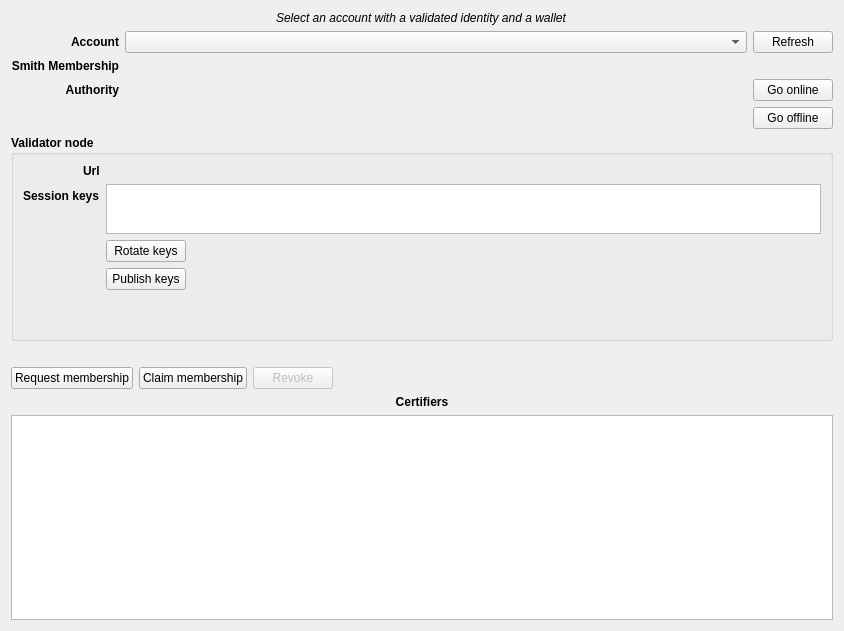
<?xml version="1.0" encoding="UTF-8"?>
<ui version="4.0">
 <class>SmithWidget</class>
 <widget class="QWidget" name="SmithWidget">
  <property name="geometry">
   <rect>
    <x>0</x>
    <y>0</y>
    <width>844</width>
    <height>631</height>
   </rect>
  </property>
  <property name="sizePolicy">
   <sizepolicy hsizetype="Preferred" vsizetype="Preferred">
    <horstretch>0</horstretch>
    <verstretch>0</verstretch>
   </sizepolicy>
  </property>
  <property name="windowTitle">
   <string>Smith</string>
  </property>
  <layout class="QVBoxLayout" name="verticalLayout_2">
   <item alignment="Qt::AlignHCenter">
    <widget class="QLabel" name="label">
     <property name="font">
      <font>
       <italic>true</italic>
      </font>
     </property>
     <property name="text">
      <string>Select an account with a validated identity and a wallet</string>
     </property>
    </widget>
   </item>
   <item>
    <layout class="QGridLayout" name="gridLayout">
     <item row="2" column="2">
      <widget class="QPushButton" name="goOnlineButton">
       <property name="sizePolicy">
        <sizepolicy hsizetype="Fixed" vsizetype="Fixed">
         <horstretch>0</horstretch>
         <verstretch>0</verstretch>
        </sizepolicy>
       </property>
       <property name="text">
        <string>Go online</string>
       </property>
      </widget>
     </item>
     <item row="2" column="1">
      <widget class="QLabel" name="authorityValueLabel">
       <property name="text">
        <string/>
       </property>
      </widget>
     </item>
     <item row="0" column="1">
      <widget class="QComboBox" name="accountComboBox">
       <property name="sizePolicy">
        <sizepolicy hsizetype="Expanding" vsizetype="Fixed">
         <horstretch>0</horstretch>
         <verstretch>0</verstretch>
        </sizepolicy>
       </property>
       <property name="toolTip">
        <string/>
       </property>
       <property name="editable">
        <bool>false</bool>
       </property>
       <property name="minimumContentsLength">
        <number>0</number>
       </property>
      </widget>
     </item>
     <item row="0" column="0">
      <widget class="QLabel" name="accountLabel">
       <property name="font">
        <font>
         <weight>75</weight>
         <bold>true</bold>
        </font>
       </property>
       <property name="text">
        <string>Account</string>
       </property>
       <property name="alignment">
        <set>Qt::AlignRight|Qt::AlignTrailing|Qt::AlignVCenter</set>
       </property>
      </widget>
     </item>
     <item row="1" column="0">
      <widget class="QLabel" name="membershipLabel">
       <property name="font">
        <font>
         <weight>75</weight>
         <bold>true</bold>
        </font>
       </property>
       <property name="text">
        <string>Smith Membership</string>
       </property>
       <property name="alignment">
        <set>Qt::AlignRight|Qt::AlignTrailing|Qt::AlignVCenter</set>
       </property>
      </widget>
     </item>
     <item row="1" column="1">
      <widget class="QLabel" name="membershipValueLabel">
       <property name="text">
        <string/>
       </property>
      </widget>
     </item>
     <item row="0" column="2">
      <widget class="QPushButton" name="refreshSmithButton">
       <property name="toolTip">
        <string>Refresh nodes from network</string>
       </property>
       <property name="text">
        <string>Refresh</string>
       </property>
       <property name="icon">
        <iconset resource="../../icons/tikka.slots.pyqt.resources.icons.index.qrc">
         <normaloff>:/icons/refresh_icon</normaloff>:/icons/refresh_icon</iconset>
       </property>
      </widget>
     </item>
     <item row="2" column="0">
      <widget class="QLabel" name="authorityLabel">
       <property name="font">
        <font>
         <weight>75</weight>
         <bold>true</bold>
        </font>
       </property>
       <property name="text">
        <string>Authority</string>
       </property>
       <property name="alignment">
        <set>Qt::AlignRight|Qt::AlignTrailing|Qt::AlignVCenter</set>
       </property>
      </widget>
     </item>
     <item row="3" column="2">
      <widget class="QPushButton" name="goOfflineButton">
       <property name="sizePolicy">
        <sizepolicy hsizetype="Fixed" vsizetype="Fixed">
         <horstretch>0</horstretch>
         <verstretch>0</verstretch>
        </sizepolicy>
       </property>
       <property name="text">
        <string>Go offline</string>
       </property>
      </widget>
     </item>
    </layout>
   </item>
   <item>
    <widget class="QGroupBox" name="validatorNodeGroupBox">
     <property name="sizePolicy">
      <sizepolicy hsizetype="Expanding" vsizetype="Expanding">
       <horstretch>0</horstretch>
       <verstretch>0</verstretch>
      </sizepolicy>
     </property>
     <property name="font">
      <font>
       <weight>75</weight>
       <bold>true</bold>
      </font>
     </property>
     <property name="autoFillBackground">
      <bool>false</bool>
     </property>
     <property name="title">
      <string>Validator node</string>
     </property>
     <layout class="QFormLayout" name="formLayout">
      <property name="labelAlignment">
       <set>Qt::AlignRight|Qt::AlignTrailing|Qt::AlignVCenter</set>
      </property>
      <item row="0" column="0">
       <widget class="QLabel" name="urlLabel">
        <property name="font">
         <font>
          <weight>75</weight>
          <bold>true</bold>
         </font>
        </property>
        <property name="text">
         <string>Url</string>
        </property>
       </widget>
      </item>
      <item row="1" column="0">
       <widget class="QLabel" name="sessionKeysLabel">
        <property name="font">
         <font>
          <weight>75</weight>
          <bold>true</bold>
         </font>
        </property>
        <property name="text">
         <string>Session keys</string>
        </property>
       </widget>
      </item>
      <item row="0" column="1">
       <widget class="QLabel" name="urlValueLabel">
        <property name="text">
         <string/>
        </property>
       </widget>
      </item>
      <item row="2" column="1">
       <widget class="QPushButton" name="rotateKeysButton">
        <property name="sizePolicy">
         <sizepolicy hsizetype="Fixed" vsizetype="Fixed">
          <horstretch>0</horstretch>
          <verstretch>0</verstretch>
         </sizepolicy>
        </property>
        <property name="font">
         <font>
          <weight>50</weight>
          <bold>false</bold>
         </font>
        </property>
        <property name="text">
         <string>Rotate keys</string>
        </property>
       </widget>
      </item>
      <item row="3" column="1">
       <widget class="QPushButton" name="publishKeysButton">
        <property name="sizePolicy">
         <sizepolicy hsizetype="Fixed" vsizetype="Fixed">
          <horstretch>0</horstretch>
          <verstretch>0</verstretch>
         </sizepolicy>
        </property>
        <property name="font">
         <font>
          <weight>50</weight>
          <bold>false</bold>
         </font>
        </property>
        <property name="text">
         <string>Publish keys</string>
        </property>
       </widget>
      </item>
      <item row="1" column="1">
       <widget class="QTextBrowser" name="sessionKeysTextBrowser">
        <property name="sizePolicy">
         <sizepolicy hsizetype="Expanding" vsizetype="Fixed">
          <horstretch>0</horstretch>
          <verstretch>0</verstretch>
         </sizepolicy>
        </property>
        <property name="maximumSize">
         <size>
          <width>16777215</width>
          <height>50</height>
         </size>
        </property>
        <property name="font">
         <font>
          <weight>50</weight>
          <bold>false</bold>
         </font>
        </property>
       </widget>
      </item>
     </layout>
    </widget>
   </item>
   <item>
    <widget class="QLabel" name="errorLabel">
     <property name="styleSheet">
      <string notr="true">color: red;</string>
     </property>
     <property name="text">
      <string/>
     </property>
     <property name="alignment">
      <set>Qt::AlignCenter</set>
     </property>
    </widget>
   </item>
   <item>
    <layout class="QHBoxLayout" name="horizontalLayout_2">
     <item>
      <widget class="QPushButton" name="requestMembershipButton">
       <property name="sizePolicy">
        <sizepolicy hsizetype="Fixed" vsizetype="Fixed">
         <horstretch>0</horstretch>
         <verstretch>0</verstretch>
        </sizepolicy>
       </property>
       <property name="text">
        <string>Request membership</string>
       </property>
      </widget>
     </item>
     <item>
      <widget class="QPushButton" name="claimMembershipButton">
       <property name="sizePolicy">
        <sizepolicy hsizetype="Fixed" vsizetype="Fixed">
         <horstretch>0</horstretch>
         <verstretch>0</verstretch>
        </sizepolicy>
       </property>
       <property name="text">
        <string>Claim membership</string>
       </property>
      </widget>
     </item>
     <item>
      <widget class="QPushButton" name="revokeSmithMembershipButton">
       <property name="enabled">
        <bool>false</bool>
       </property>
       <property name="text">
        <string>Revoke</string>
       </property>
      </widget>
     </item>
     <item>
      <widget class="QLabel" name="loaderIconLabel">
       <property name="sizePolicy">
        <sizepolicy hsizetype="Preferred" vsizetype="Preferred">
         <horstretch>0</horstretch>
         <verstretch>0</verstretch>
        </sizepolicy>
       </property>
       <property name="maximumSize">
        <size>
         <width>16</width>
         <height>16</height>
        </size>
       </property>
       <property name="baseSize">
        <size>
         <width>16</width>
         <height>16</height>
        </size>
       </property>
       <property name="text">
        <string/>
       </property>
       <property name="pixmap">
        <pixmap resource="../../icons/tikka.slots.pyqt.resources.icons.index.qrc">:/icons/loader</pixmap>
       </property>
       <property name="scaledContents">
        <bool>true</bool>
       </property>
      </widget>
     </item>
     <item>
      <spacer name="horizontalSpacer">
       <property name="orientation">
        <enum>Qt::Horizontal</enum>
       </property>
       <property name="sizeHint" stdset="0">
        <size>
         <width>40</width>
         <height>20</height>
        </size>
       </property>
      </spacer>
     </item>
    </layout>
   </item>
   <item>
    <layout class="QHBoxLayout" name="horizontalLayout_20">
     <item>
      <widget class="QLabel" name="certifiersLabel">
       <property name="font">
        <font>
         <weight>75</weight>
         <bold>true</bold>
        </font>
       </property>
       <property name="text">
        <string>Certifiers</string>
       </property>
       <property name="alignment">
        <set>Qt::AlignCenter</set>
       </property>
      </widget>
     </item>
    </layout>
   </item>
   <item>
    <widget class="QTableWidget" name="certifiersTableWidget">
     <property name="font">
      <font>
       <weight>50</weight>
       <bold>false</bold>
      </font>
     </property>
     <property name="editTriggers">
      <set>QAbstractItemView::NoEditTriggers</set>
     </property>
     <property name="sortingEnabled">
      <bool>true</bool>
     </property>
     <property name="columnCount">
      <number>0</number>
     </property>
     <attribute name="horizontalHeaderStretchLastSection">
      <bool>true</bool>
     </attribute>
     <attribute name="verticalHeaderVisible">
      <bool>false</bool>
     </attribute>
    </widget>
   </item>
  </layout>
 </widget>
 <tabstops>
  <tabstop>accountComboBox</tabstop>
  <tabstop>refreshSmithButton</tabstop>
  <tabstop>rotateKeysButton</tabstop>
  <tabstop>requestMembershipButton</tabstop>
  <tabstop>claimMembershipButton</tabstop>
  <tabstop>publishKeysButton</tabstop>
  <tabstop>certifiersTableWidget</tabstop>
  <tabstop>sessionKeysTextBrowser</tabstop>
 </tabstops>
 <resources>
  <include location="../../icons/tikka.slots.pyqt.resources.icons.index.qrc"/>
 </resources>
 <connections/>
</ui>
